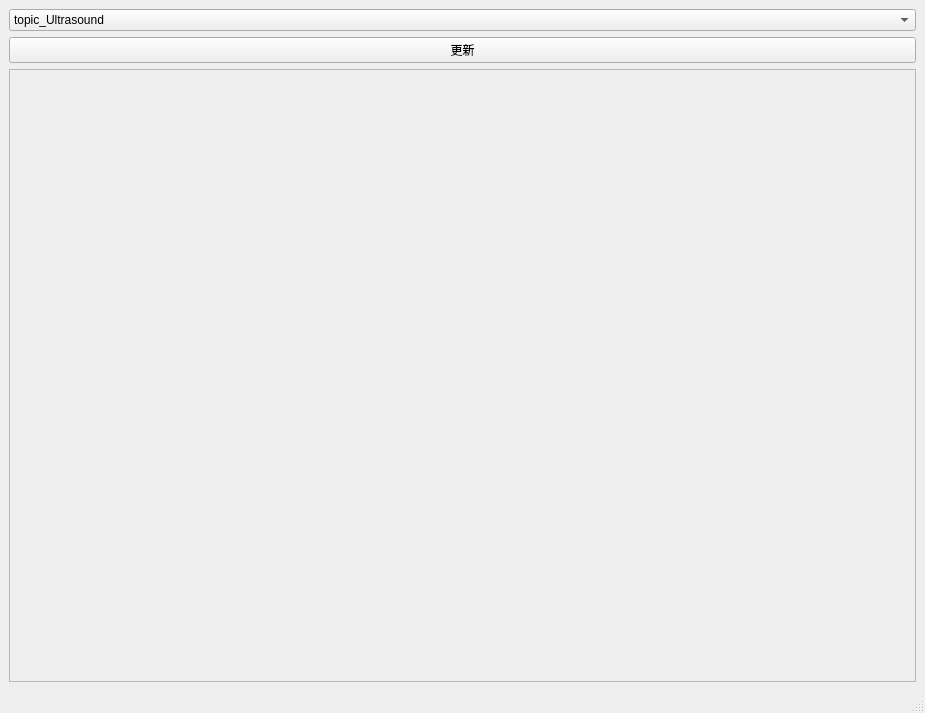
<?xml version="1.0" encoding="UTF-8"?>
<ui version="4.0">
 <class>MainWindow</class>
 <widget class="QMainWindow" name="MainWindow">
  <property name="geometry">
   <rect>
    <x>0</x>
    <y>0</y>
    <width>925</width>
    <height>713</height>
   </rect>
  </property>
  <property name="windowTitle">
   <string>MainWindow</string>
  </property>
  <widget class="QWidget" name="centralwidget">
   <layout class="QHBoxLayout" name="horizontalLayout">
    <item>
     <layout class="QVBoxLayout" name="verticalLayout">
      <item>
       <widget class="QComboBox" name="comboBox">
        <item>
         <property name="text">
          <string>topic_Ultrasound</string>
         </property>
        </item>
        <item>
         <property name="text">
          <string>topic_ENV</string>
         </property>
        </item>
       </widget>
      </item>
      <item>
       <widget class="QPushButton" name="pushButton">
        <property name="text">
         <string>更新</string>
        </property>
       </widget>
      </item>
      <item>
       <widget class="QScrollArea" name="scrollArea">
        <property name="widgetResizable">
         <bool>true</bool>
        </property>
        <widget class="QWidget" name="scrollAreaWidgetContents">
         <property name="geometry">
          <rect>
           <x>0</x>
           <y>0</y>
           <width>903</width>
           <height>601</height>
          </rect>
         </property>
         <property name="minimumSize">
          <size>
           <width>800</width>
           <height>600</height>
          </size>
         </property>
         <layout class="QHBoxLayout" name="horizontalLayout_2">
          <item>
           <layout class="QVBoxLayout" name="verticalLayout_2"/>
          </item>
         </layout>
        </widget>
       </widget>
      </item>
     </layout>
    </item>
   </layout>
  </widget>
  <widget class="QStatusBar" name="statusbar"/>
 </widget>
 <resources/>
 <connections/>
</ui>
